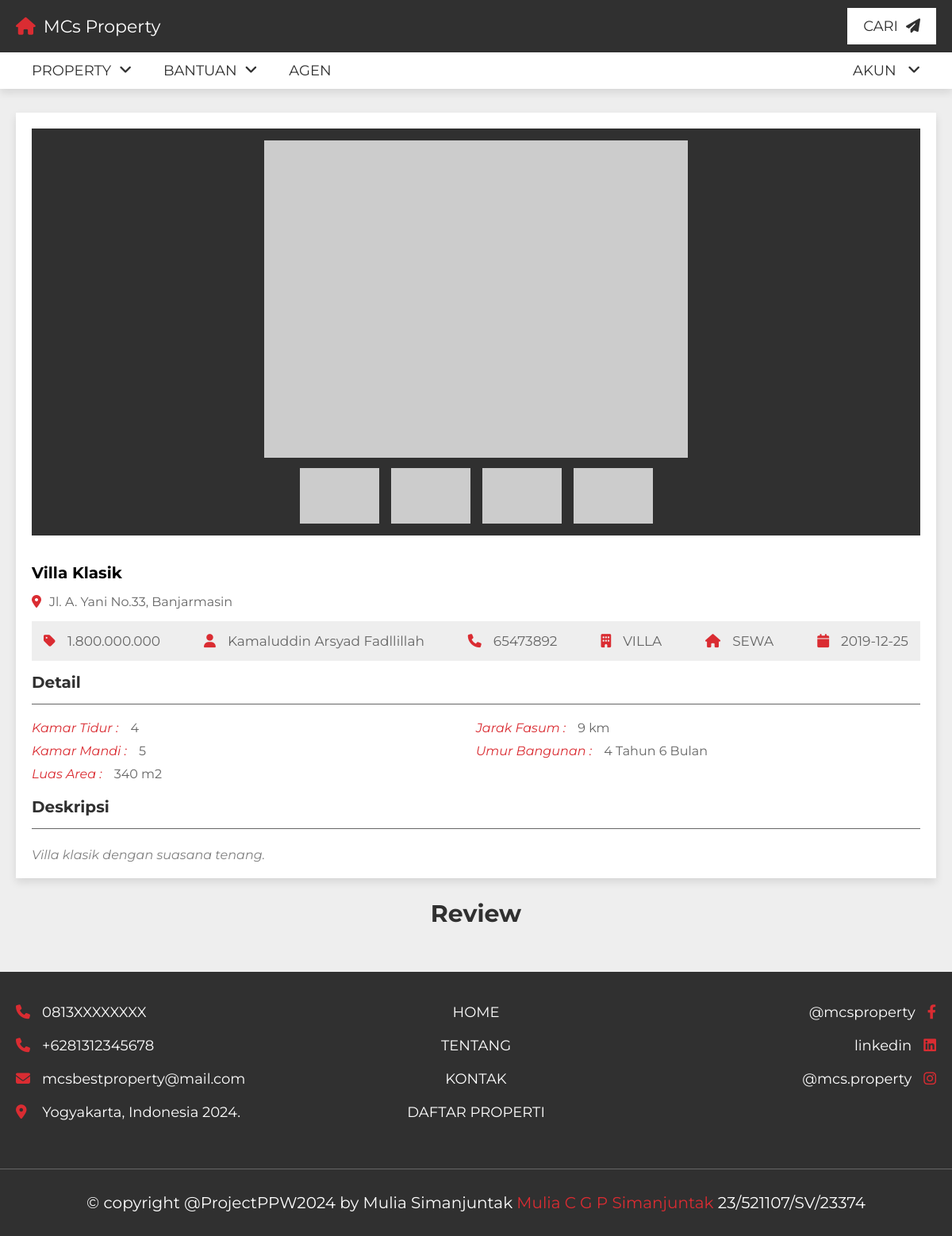
The app's page /property.php?id=PROP018NOP01 with its own data.
### tables this page shows
CREATE TABLE `properties` (
  `propertyId` char(12) NOT NULL,
  `userId` char(12) NOT NULL,
  `namaProperti` varchar(30) NOT NULL,
  `tipe` varchar(8) NOT NULL,
  `lokasi` varchar(50) NOT NULL,
  `harga` int(11) NOT NULL,
  `luas` int(11) NOT NULL,
  `toilet` int(11) NOT NULL,
  `kamar` int(11) NOT NULL,
  `status` varchar(4) NOT NULL,
  `public` int(1) NOT NULL,
  `dibangun` date NOT NULL,
  `deskripsi` varchar(500) NOT NULL,
  `gambar1` char(31) NOT NULL,
  `gambar2` char(31) NOT NULL,
  `gambar3` char(31) NOT NULL,
  `gambar4` char(31) NOT NULL
);

CREATE TABLE `users` (
  `userId` char(12) NOT NULL,
  `namaUser` varchar(50) NOT NULL,
  `email` varchar(30) NOT NULL,
  `telepon` varchar(13) NOT NULL,
  `password` char(60) NOT NULL,
  `role` char(5) NOT NULL,
  `tentang` text NOT NULL
);

### functions/functions.php (called while the page is built, shortened)
<?php
$mysql = mysqli_connect("localhost","root","","mulya",3306);
function getProperties($method){
    global $mysql;
    $allData = [];
    if(isset($_COOKIE["userId"])){
        $userId = $_COOKIE["userId"];
    }else{
        $userId = "ds";
    }
    if($method=="all"){
        $query = "SELECT *,(SELECT userId FROM favorit f WHERE f.propertyId=p.propertyId AND f.userId='$userId') AS 'likeStatus' FROM properties p JOIN users u ON p.userId=u.userId ORDER BY p.harga";
    }elseif(strlen($method)>10){
        $query = "SELECT *,(SELECT userId FROM favorit f WHERE f.propertyId=p.propertyId AND f.userId='$userId') AS 'likeStatus' FROM properties p JOIN users u ON p.userId=u.userId WHERE p.propertyId='$method' ORDER BY p.harga";
    }elseif($method=="home"){
        $query = "SELECT *,(SELECT userId FROM favorit f WHERE f.propertyId=p.propertyId AND f.userId='$userId') AS 'likeStatus' FROM properties p JOIN users u ON p.userId=u.userId ORDER BY p.lokasi LIMIT 6";
    }elseif(strlen($method)==4){
        $query = "SELECT *,(SELECT userId FROM favorit f WHERE f.propertyId=p.propertyId AND f.userId='$userId') AS 'likeStatus' FROM properties p JOIN users u ON p.userId=u.userId WHERE p.status='$method' ORDER BY p.harga";
    }else{
        $query = "SELECT *,(SELECT userId FROM favorit f WHERE f.propertyId=p.propertyId AND f.userId='$userId') AS 'likeStatus' FROM properties p JOIN users u ON p.userId=u.userId WHERE p.tipe='$method' ORDER BY p.harga";
    }
    $res = mysqli_query($mysql,$query);
    while($row=mysqli_fetch_assoc($res)){
        $allData[] = $row;
    }
    return $allData;
}

### property.php (the view, shortened to what this page needs)
<?php
include_once "./functions/functions.php";
$dataProperti = getProperties($_GET["id"]);
$dataProperti = $dataProperti[0];
$diff = abs(time() - strtotime($dataProperti["dibangun"]));
$years = floor($diff / (365 * 60 * 60 * 24));
$months = floor(($diff - $years * 365 * 60 * 60 * 24) / (30 * 60 * 60 * 24));
?>
<!DOCTYPE html>
<html lang="en">
<head>
   <link rel="stylesheet" href="https://cdnjs.cloudflare.com/ajax/libs/font-awesome/6.2.0/css/all.min.css">
   <link rel="stylesheet" href="css/style.css">
</head>
<body>
   <?php include_once "header.php"; ?>
   <section class="view-property">
      <div class="details">
         <div class="thumb">
            <div class="big-image">
               <img src="<?= $dataProperti["gambar1"] ?>" alt="">
            </div>
            <div class="small-images">
               <img src="<?= $dataProperti["gambar1"] ?>" alt="">
               <img src="<?= $dataProperti["gambar2"] ?>" alt="">
               <img src="<?= $dataProperti["gambar3"] ?>" alt="">
               <img src="<?= $dataProperti["gambar4"] ?>" alt="">
            </div>
         </div>
         <h3 class="name"><?= ucwords($dataProperti["namaProperti"]) ?></h3>
         <p class="location"><i class="fas fa-map-marker-alt"></i><span><?= ucwords($dataProperti["lokasi"]) ?></span></p>
         <div class="info">
            <p><i class="fas fa-tag"></i><span><?= number_format($dataProperti["harga"], 0, ',', '.') ?></span></p>
            <a href="agent.php?id=<?= $dataProperti["userId"] ?>">
               <p><i class="fas fa-user"></i><span><?= ucwords($dataProperti["namaUser"]) ?></span></p>
            </a>
            <p><i class="fas fa-phone"></i><a href="tel:1234567890"><?= $dataProperti["telepon"] ?></a></p>
            <p><i class="fas fa-building"></i><span><?= strtoupper($dataProperti["tipe"]) ?></span></p>
            <p><i class="fas fa-house"></i><span><?= strtoupper($dataProperti["status"]) ?></span></p>
            <p><i class="fas fa-calendar"></i><span><?= $dataProperti["dibangun"] ?></span></p>
         </div>
         <h3 class="title">Detail</h3>
         <div class="flex">
            <div class="box">
               <p><i>Kamar Tidur :</i><span><?= $dataProperti["kamar"] ?></span></p>
               <p><i>Kamar Mandi :</i><span><?= $dataProperti["toilet"] ?></span></p>
               <p><i>Luas Area :</i><span><?= $dataProperti["luas"] ?> m2</span></p>
            </div>
            <div class="box">
               <p><i>Jarak Fasum :</i><span><?= $dataProperti["public"] ?> km</span></p>
               <p><i>Umur Bangunan :</i><span><?= $years ?> Tahun <?= $months ?> Bulan</span></p>
            </div>
         </div>
         <h3 class="title">Deskripsi</h3>
         <br>
         <p class="location"><i style="color:grey;"><?= $dataProperti["deskripsi"] ?></i></p>
      </div>
      <br>
      <br>
      <h3 class="heading">Review</h3>
   </section>
   <?php include_once "footer.php"; ?>
</body>
</html>

### css/style.css (style rules this page uses)
:root { --main-color:#DA2C32; --light-color:#666; --light-bg:#eee; --white:#fff; --black:#303030; --border:.1rem solid var(--light-color); --box-shodow:0 .5rem 1rem rgba(0,0,0,.1); }
* { font-family: 'Montserrat', sans-serif; margin: 0; padding: 0; box-sizing: border-box; outline: none; border: none; text-decoration: none; }
html { font-size: 62.5%; overflow-x: hidden; scroll-behavior: smooth; scroll-padding-top: 10rem; }
body { background-color: var(--light-bg); }
section { padding: 3rem 2rem; max-width: 1200px; margin: 0 auto; }
.heading { text-align: center; padding-bottom: 2.5rem; font-size: 3rem; color: var(--black); text-transform: capitalize; }
.view-property .details { background-color: var(--white); box-shadow: var(--box-shodow); padding: 2rem; overflow-x: hidden; }
.view-property .details .thumb { background-color: var(--black); padding: 1.5rem; margin-bottom: 1.5rem; }
.view-property .details .name { font-size: 2rem; text-overflow: ellipsis; overflow-x: hidden; margin-bottom: .5rem; padding-top: 2rem; }
.view-property .details .location { padding-top: 1rem; font-size: 1.6rem; color: var(--light-color); }
.view-property .details .location i { margin-right: 1rem; color: var(--main-color); }
.view-property .details .info { display: flex; background-color: var(--light-bg); padding: 1.5rem; margin: 1.5rem 0; justify-content: space-between; align-items: center; flex-wrap: wrap; gap: 2rem; }
.view-property .details .info p { font-size: 1.7rem; }
.view-property .details .info p span, .view-property .details .info p a { color: var(--light-color); }
.view-property .details .info p i { margin-right: 1.5rem; color: var(--main-color); }
.view-property .details .title { font-size: 2rem; color: var(--black); padding-bottom: 1.5rem; border-bottom: var(--border); }
.view-property .details .flex { margin: 1.5rem 0; display: flex; justify-content: space-between; flex-wrap: wrap; }
.view-property .details .flex .box { flex: 1 1 40rem; }
.view-property .details .flex .box p { padding: .5rem 0; font-size: 1.6rem; color: var(--light-color); }
.view-property .details .flex .box i { color: var(--main-color); margin-right: 1.5rem; }
.view-property .details .thumb .big-image img { height: 40rem; width: 100%; object-fit: contain; }
.view-property .details .thumb .small-images { display: flex; justify-content: center; gap: 1.5rem; padding-top: 1rem; flex-wrap: wrap; }
.view-property .details .thumb .small-images img { height: 7rem; width: 10rem; object-fit: cover; cursor: pointer; transition: .2s linear; }
.view-property .details .name { font-size: 2rem; text-overflow: ellipsis; overflow-x: hidden; margin-bottom: .5rem; }

### records on screen
properties: namaProperti "Villa Klasik", lokasi "Jl. A. Yani No.33, Banjarmasin", harga "1.800.000.000", userId.namaUser "Kamaluddin Arsyad Fadllillah", userId.telepon "65473892", tipe "VILLA", status "SEWA", dibangun "2019-12-25", kamar "4", toilet "5", luas "340", public "9", deskripsi "Villa klasik dengan suasana tenang."
